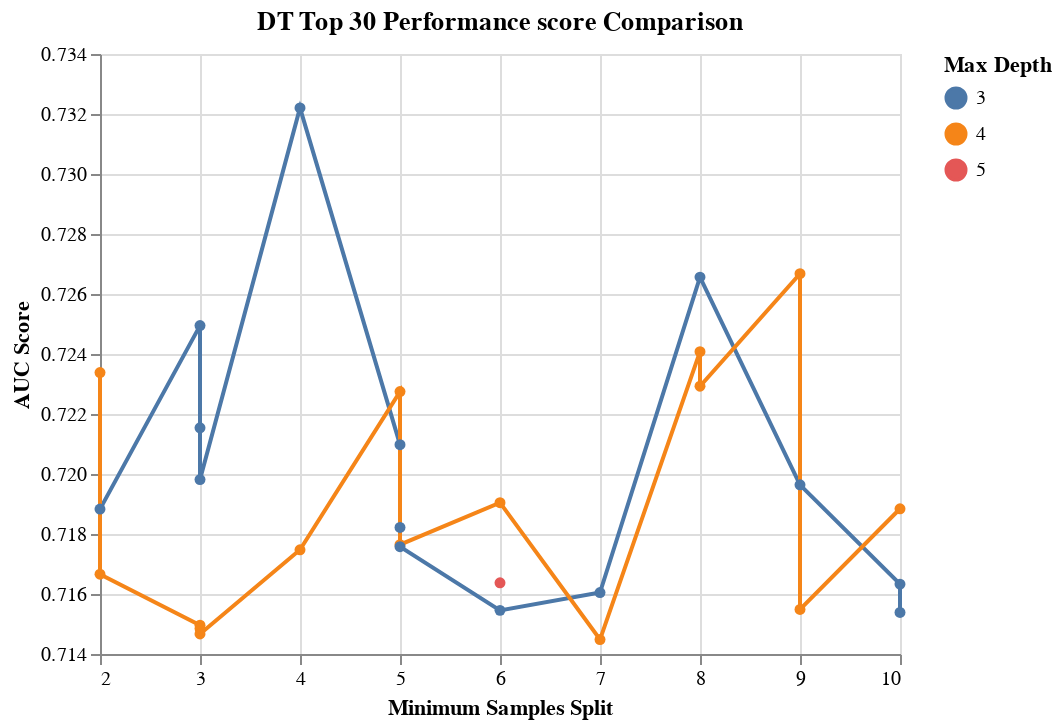

Source (notebook cell):
### Code cell
alt.Chart(results_DT, 
          title='DT Top 30 Performance score Comparison'
         ).mark_line(point=True).encode(
    alt.X('dt__min_samples_split', title='Minimum Samples Split'),
    alt.Y('test_score', title='AUC Score', scale=alt.Scale(zero=False)),
    alt.Color('dt__max_depth:N', title='Max Depth')
)

### Figure 1 — Vega-Lite specification as saved in the notebook (floating-point values rounded to 4 significant figures)
{"config": {"view": {"continuousWidth": 400, "continuousHeight": 300}}, "data": {"name": "data-888a4b7408affcce39548ccbe36242c6"}, "mark": {"type": "line", "point": true}, "encoding": {"color": {"type": "nominal", "field": "dt__max_depth", "title": "Max Depth"}, "x": {"type": "quantitative", "field": "dt__min_samples_split", "title": "Minimum Samples Split"}, "y": {"type": "quantitative", "field": "test_score", "scale": {"zero": false}, "title": "AUC Score"}}, "title": "DT Top 30 Performance score Comparison", "$schema": "https://vega.github.io/schema/vega-lite/v4.8.1.json", "datasets": {"data-888a4b7408affcce39548ccbe36242c6": [{"index": 296, "dt__criterion": "entropy", "dt__max_depth": 3, "dt__min_samples_split": 4, "test_score": 0.7322}, {"index": 136, "dt__criterion": "gini", "dt__max_depth": 4, "dt__min_samples_split": 9, "test_score": 0.7267}, {"index": 313, "dt__criterion": "entropy", "dt__max_depth": 3, "dt__min_samples_split": 8, "test_score": 0.7266}, {"index": 77, "dt__criterion": "gini", "dt__max_depth": 3, "dt__min_samples_split": 3, "test_score": 0.7249}, {"index": 132, "dt__criterion": "gini", "dt__max_depth": 4, "dt__min_samples_split": 8, "test_score": 0.7241}, {"index": 326, "dt__criterion": "entropy", "dt__max_depth": 4, "dt__min_samples_split": 2, "test_score": 0.7234}, {"index": 349, "dt__criterion": "entropy", "dt__max_depth": 4, "dt__min_samples_split": 8, "test_score": 0.7229}, {"index": 120, "dt__criterion": "gini", "dt__max_depth": 4, "dt__min_samples_split": 5, "test_score": 0.7227}, {"index": 76, "dt__criterion": "gini", "dt__max_depth": 3, "dt__min_samples_split": 3, "test_score": 0.7215}, {"index": 301, "dt__criterion": "entropy", "dt__max_depth": 3, "dt__min_samples_split": 5, "test_score": 0.721}, {"index": 294, "dt__criterion": "entropy", "dt__max_depth": 3, "dt__min_samples_split": 3, "test_score": 0.7198}, {"index": 317, "dt__criterion": "entropy", "dt__max_depth": 3, "dt__min_samples_split": 9, "test_score": 0.7196}, {"index": 342, "dt__criterion": "entropy", "dt__max_depth": 4, "dt__min_samples_split": 6, "test_score": 0.719}, {"index": 358, "dt__criterion": "entropy", "dt__max_depth": 4, "dt__min_samples_split": 10, "test_score": 0.7188}, {"index": 290, "dt__criterion": "entropy", "dt__max_depth": 3, "dt__min_samples_split": 2, "test_score": 0.7188}, {"index": 302, "dt__criterion": "entropy", "dt__max_depth": 3, "dt__min_samples_split": 5, "test_score": 0.7182}, {"index": 338, "dt__criterion": "entropy", "dt__max_depth": 4, "dt__min_samples_split": 5, "test_score": 0.7176}, {"index": 300, "dt__criterion": "entropy", "dt__max_depth": 3, "dt__min_samples_split": 5, "test_score": 0.7176}, {"index": 332, "dt__criterion": "entropy", "dt__max_depth": 4, "dt__min_samples_split": 4, "test_score": 0.7175}, {"index": 325, "dt__criterion": "entropy", "dt__max_depth": 4, "dt__min_samples_split": 2, "test_score": 0.7167}, {"index": 376, "dt__criterion": "entropy", "dt__max_depth": 5, "dt__min_samples_split": 6, "test_score": 0.7164}, {"index": 321, "dt__criterion": "entropy", "dt__max_depth": 3, "dt__min_samples_split": 10, "test_score": 0.7163}, {"index": 309, "dt__criterion": "entropy", "dt__max_depth": 3, "dt__min_samples_split": 7, "test_score": 0.716}, {"index": 352, "dt__criterion": "entropy", "dt__max_depth": 4, "dt__min_samples_split": 9, "test_score": 0.7155}, {"index": 305, "dt__criterion": "entropy", "dt__max_depth": 3, "dt__min_samples_split": 6, "test_score": 0.7155}, {"index": 322, "dt__criterion": "entropy", "dt__max_depth": 3, "dt__min_samples_split": 10, "test_score": 0.7154}, {"index": 330, "dt__criterion": "entropy", "dt__max_depth": 4, "dt__min_samples_split": 3, "test_score": 0.715}, {"index": 328, "dt__criterion": "entropy", "dt__max_depth": 4, "dt__min_samples_split": 3, "test_score": 0.7148}, {"index": 331, "dt__criterion": "entropy", "dt__max_depth": 4, "dt__min_samples_split": 3, "test_score": 0.7147}, {"index": 346, "dt__criterion": "entropy", "dt__max_depth": 4, "dt__min_samples_split": 7, "test_score": 0.7145}]}}
